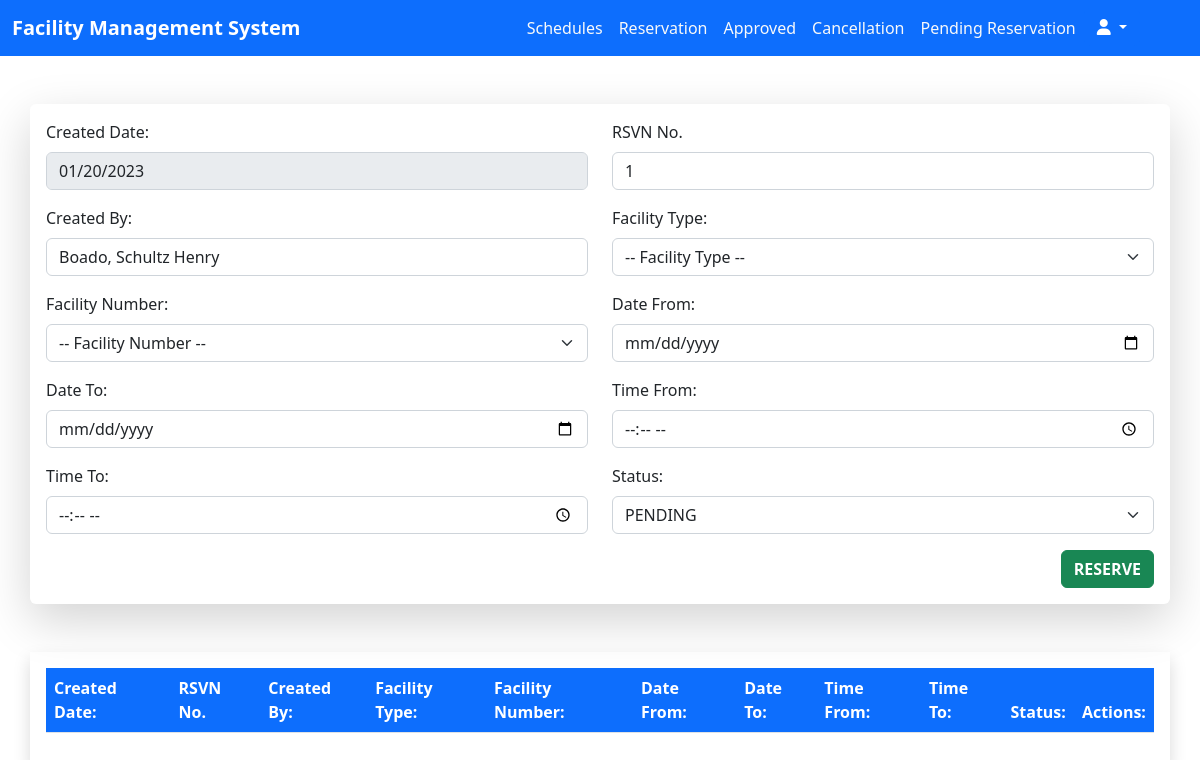
The app's page /employee_approval/reservation.php (signed in), older data.
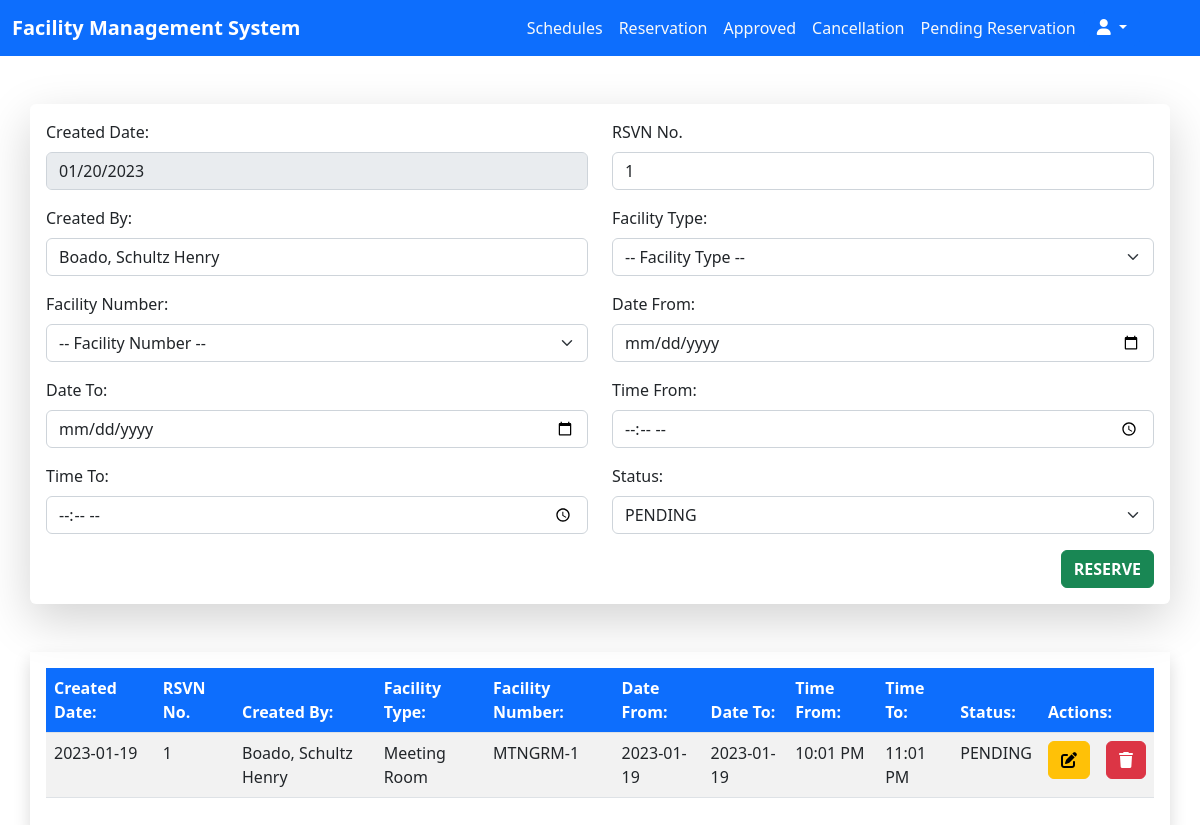
The same page, newer data.
### tables this page shows
CREATE TABLE `reservations` (
  `id` int(11) NOT NULL AUTO_INCREMENT,
  `users_id` int(11) DEFAULT NULL,
  `created_date` date DEFAULT current_timestamp(),
  `rsvn_no` varchar(255) NOT NULL,
  `created_by` varchar(255) NOT NULL,
  `room_type` varchar(255) NOT NULL,
  `room_number` varchar(255) NOT NULL DEFAULT '',
  `date_from` date NOT NULL,
  `date_to` date NOT NULL,
  `time_from` time(6) NOT NULL,
  `time_to` time(6) NOT NULL,
  `statuses` varchar(255) NOT NULL,
  `cancel_reasons` varchar(255) DEFAULT NULL,
  PRIMARY KEY (`id`),
  KEY `fk_users` (`users_id`),
  CONSTRAINT `fk_users` FOREIGN KEY (`users_id`) REFERENCES `users_accounts` (`id`)
);

### employee_approval/reservation.php (the view, shortened to what the changed rows need)
<?php
require_once '../database/connection.php';
$users_id = $_SESSION['users_approval_id'];
$sqlReadReservations = "SELECT * FROM reservations WHERE users_id=? AND statuses='PENDING'";
$stmtReservations = $con->prepare($sqlReadReservations);
$stmtReservations->execute([$users_id]);
?>
<!DOCTYPE html>
<html lang="en">
<head>
  <link href="https://cdn.jsdelivr.net/npm/bootstrap@5.2.3/dist/css/bootstrap.min.css" rel="stylesheet" />
  <link rel="stylesheet" href="./styles/reservation.css" />
  <link rel="stylesheet" href="//cdn.datatables.net/1.13.1/css/jquery.dataTables.min.css">
</head>
<body>
  <div class="container-fluid">
    <div class="container shadow p-3 mb-5 bg-body-rounded">
      <div class="table-responsive">
        <table class="table table-striped table-hover">
          <thead class="bg-primary text-white">
            <tr>
              <th scope="col">Created Date:</th>
              <th scope="col">RSVN No.</th>
              <th scope="col">Created By:</th>
              <th scope="col">Facility Type:</th>
              <th scope="col">Facility Number:</th>
              <th scope="col">Date From:</th>
              <th scope="col">Date To:</th>
              <th scope="col">Time From:</th>
              <th scope="col">Time To:</th>
              <th scope="col">Status:</th>
              <th colspan="2" scope="col">Actions:</th>
            </tr>
          </thead>
          <tbody>
            <?php while ($rowReserve = $stmtReservations->fetch()) { ?>
              <tr>
                <td><?php echo $rowReserve->created_date ?></td>
                <td><?php echo $rowReserve->rsvn_no ?></td>
                <td><?php echo $rowReserve->created_by ?></td>
                <td><?php echo $rowReserve->room_type ?></td>
                <td><?php echo $rowReserve->room_number ?></td>
                <td><?php echo $rowReserve->date_from ?></td>
                <td><?php echo $rowReserve->date_to ?></td>
                <td><?php echo date("h:i A", strtotime($rowReserve->time_from)) ?></td>
                <td><?php echo date("h:i A", strtotime($rowReserve->time_to))  ?></td>
                <td><?php echo $rowReserve->statuses ?></td>
                <td>
                  <button class="btn btn-warning fw-bold" data-bs-toggle="modal" data-bs-target="#modalEdit-<?php echo $rowReserve->id ?>">
                    <i class="fa-solid fa-pen-to-square"></i>
                  </button>
                </td>
                <td>
                  <button class="btn btn-danger fw-bold" data-bs-toggle="modal" data-bs-target="#modalDelete-<?php echo $rowReserve->id ?>">
                    <i class="fa-solid fa-trash"></i>
                  </button>
                </td>
              </tr>
            <?php } ?>
          </tbody>
        </table>
      </div>
    </div>
  </div>
</body>
</html>

Row changes from the older to the newer data that the page shows:
added reservations: created_date "2023-01-19", rsvn_no "1", created_by "Boado, Schultz Henry", room_type "Meeting Room", room_number "MTNGRM-1", date_from "2023-01-19", date_to "2023-01-19", time_from "10:01 PM", time_to "11:01 PM", statuses "PENDING"
